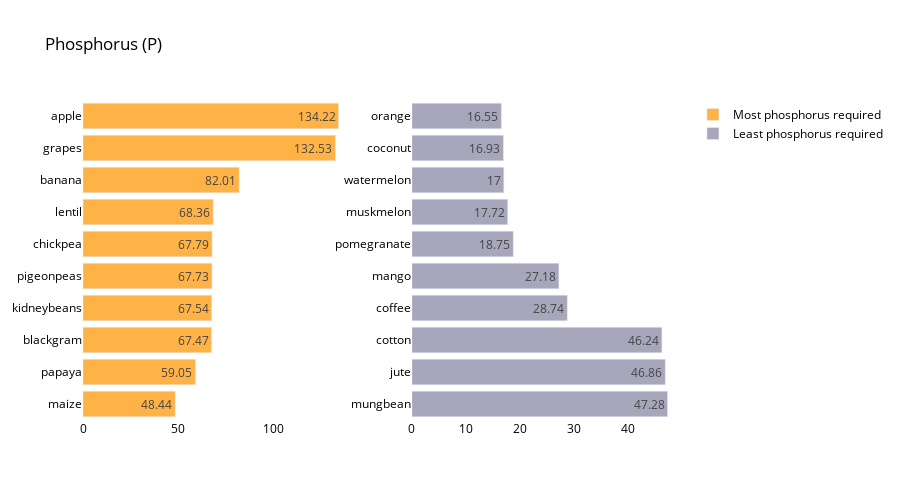

Source (notebook cell):
### Markdown cell above
### Phosphorus Analysis

### Code cell
crop_summary_P = crop_summary.sort_values(by='P', ascending=False)
  
fig = make_subplots(rows=1, cols=2)

top = {
    'y' : crop_summary_P['P'][0:10].sort_values().index,
    'x' : crop_summary_P['P'][0:10].sort_values()
}

last = {
    'y' : crop_summary_P['P'][-10:].index,
    'x' : crop_summary_P['P'][-10:]
}

fig.add_trace(
    go.Bar(top,
           name="Most phosphorus required",
           marker_color=random.choice(colorarr),
           orientation='h',
          text=top['x']),
    
    row=1, col=1
)

fig.add_trace(
    go.Bar(last,
           name="Least phosphorus required",
           marker_color=random.choice(colorarr),
           orientation='h',
          text=last['x']),
    row=1, col=2
)
fig.update_traces(texttemplate='%{text}', textposition='inside')
fig.update_layout(title_text="Phosphorus (P)",
                  plot_bgcolor='white',
                  font_size=12, 
                  font_color='black',
                 height=500)

fig.update_xaxes(showgrid=False)
fig.update_yaxes(showgrid=False)
fig.show()

### Figure 1 — Plotly figure (JSON) as saved in the notebook; plotly's stock layout.template omitted (floating-point values rounded to 4 significant figures)
{"data": [{"marker": {"color": "#Ffb347"}, "name": "Most phosphorus required", "orientation": "h", "text": [48.44, 59.05, 67.47, 67.54, 67.73, 67.79, 68.36, 82.01, 132.5, 134.2], "textposition": "inside", "texttemplate": "%{text}", "type": "bar", "x": [48.44, 59.05, 67.47, 67.54, 67.73, 67.79, 68.36, 82.01, 132.5, 134.2], "xaxis": "x", "y": ["maize", "papaya", "blackgram", "kidneybeans", "pigeonpeas", "chickpea", "lentil", "banana", "grapes", "apple"], "yaxis": "y"}, {"marker": {"color": "#A7a6ba"}, "name": "Least phosphorus required", "orientation": "h", "text": [47.28, 46.86, 46.24, 28.74, 27.18, 18.75, 17.72, 17, 16.93, 16.55], "textposition": "inside", "texttemplate": "%{text}", "type": "bar", "x": [47.28, 46.86, 46.24, 28.74, 27.18, 18.75, 17.72, 17, 16.93, 16.55], "xaxis": "x2", "y": ["mungbean", "jute", "cotton", "coffee", "mango", "pomegranate", "muskmelon", "watermelon", "coconut", "orange"], "yaxis": "y2"}], "layout": {"font": {"color": "black", "size": 12}, "height": 500, "plot_bgcolor": "white", "title": {"text": "Phosphorus (P)"}, "xaxis": {"anchor": "y", "domain": [0, 0.45], "showgrid": false}, "xaxis2": {"anchor": "y2", "domain": [0.55, 1], "showgrid": false}, "yaxis": {"anchor": "x", "domain": [0, 1], "showgrid": false}, "yaxis2": {"anchor": "x2", "domain": [0, 1], "showgrid": false}}}
